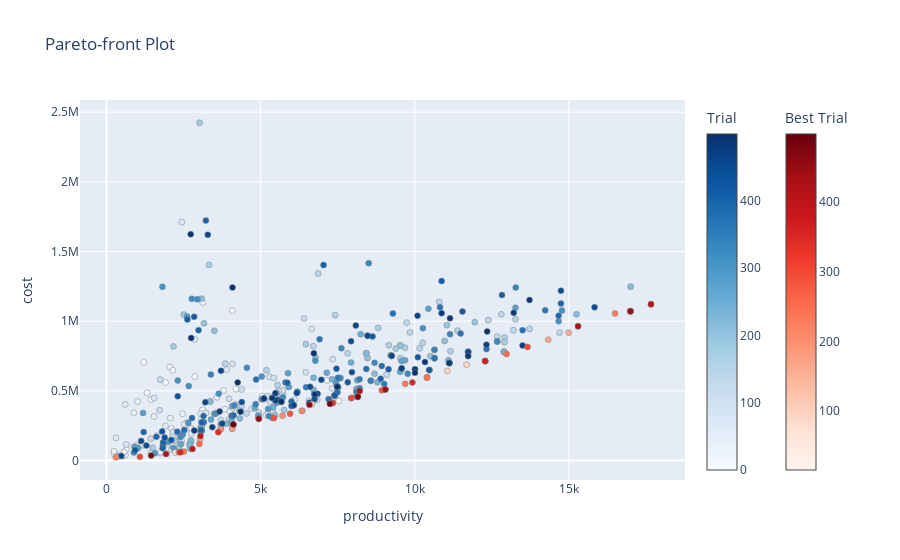

Here is the notebook cell this chart was saved with:
### Code cell
optuna.visualization.plot_pareto_front(study_s, target_names=['productivity', 'cost'])

### Figure 1 — Plotly figure (JSON) as saved in the notebook; plotly's stock layout.template omitted (floating-point values rounded to 4 significant figures; data arrays with more than 128 entries replaced by an {"elided": "..."} marker saying what was removed)
{"data": [{"hovertemplate": "%{text}<extra>Trial</extra>", "marker": {"color": {"elided": "431 int values"}, "colorbar": {"title": {"text": "Trial"}}, "colorscale": [[0, "rgb(247,251,255)"], [0.125, "rgb(222,235,247)"], [0.25, "rgb(198,219,239)"], [0.375, "rgb(158,202,225)"], [0.5, "rgb(107,174,214)"], [0.625, "rgb(66,146,198)"], [0.75, "rgb(33,113,181)"], [0.875, "rgb(8,81,156)"], [1, "rgb(8,48,107)"]], "line": {"color": "Grey", "width": 0.5}}, "mode": "markers", "showlegend": false, "text": {"elided": "431 str values"}, "type": "scatter", "x": {"elided": "431 float values"}, "y": {"elided": "431 int values"}}, {"hovertemplate": "%{text}<extra>Best Trial</extra>", "marker": {"color": [15, 58, 72, 85, 91, 94, 111, 118, 120, 125, 136, 138, 139, 146, 159, 161, 163, 177, 196, 197, 211, 214, 222, 228, 229, 233, 234, 235, 240, 243, 254, 257, 268, 277, 280, 286, 287, 293, 297, 304, 305, 321, 337, 341, 349, 355, 357, 358, 366, 379, 383, 386, 394, 398, 399, 406, 418, 424, 429, 434, 438, 445, 449, 454, 465, 475, 478, 490, 498], "colorbar": {"title": {"text": "Best Trial"}, "x": 1.1, "xpad": 40}, "colorscale": [[0, "rgb(255,245,240)"], [0.125, "rgb(254,224,210)"], [0.25, "rgb(252,187,161)"], [0.375, "rgb(252,146,114)"], [0.5, "rgb(251,106,74)"], [0.625, "rgb(239,59,44)"], [0.75, "rgb(203,24,29)"], [0.875, "rgb(165,15,21)"], [1, "rgb(103,0,13)"]], "line": {"color": "Grey", "width": 0.5}}, "mode": "markers", "showlegend": false, "text": ["{<br>  \"number\": 15,<br>  \"values\": [<br>    7538.021130083578,<br>    428400.0<br>  ],<br>  \"params\": {<br>    \"workers_per_branch\": 50,<br>    \"n_branches\": 7,<br>    \"business_hours\": 12<br>  }<br>}", "{<br>  \"number\": 58,<br>  \"values\": [<br>    1951.9021422729109,<br>    50400.0<br>  ],<br>  \"params\": {<br>    \"workers_per_branch\": 5,<br>    \"n_branches\": 7,<br>    \"business_hours\": 12<br>  }<br>}", "{<br>  \"number\": 72,<br>  \"values\": [<br>    2230.7453054547555,<br>    57600.0<br>  ],<br>  \"params\": {<br>    \"workers_per_branch\": 5,<br>    \"n_branches\": 8,<br>    \"business_hours\": 12<br>  }<br>}", "{<br>  \"number\": 85,<br>  \"values\": [<br>    12286.480888867243,<br>    714000.0<br>  ],<br>  \"params\": {<br>    \"workers_per_branch\": 50,<br>    \"n_branches\": 10,<br>    \"business_hours\": 14<br>  }<br>}", "{<br>  \"number\": 91,<br>  \"values\": [<br>    11057.83279998052,<br>    642600.0<br>  ],<br>  \"params\": {<br>    \"workers_per_branch\": 50,<br>    \"n_branches\": 9,<br>    \"business_hours\": 14<br>  }<br>}", "{<br>  \"number\": 94,<br>  \"values\": [<br>    11683.580631137294,<br>    688500.0<br>  ],<br>  \"params\": {<br>    \"workers_per_branch\": 50,<br>    \"n_branches\": 9,<br>    \"business_hours\": 15<br>  }<br>}", "{<br>  \"number\": 111,<br>  \"values\": [<br>    6663.760542575571,<br>    405000.0<br>  ],<br>  \"params\": {<br>    \"workers_per_branch\": 49,<br>    \"n_branches\": 9,<br>    \"business_hours\": 9<br>  }<br>}", "{<br>  \"number\": 118,<br>  \"values\": [<br>    4079.8861705549325,<br>    229500.0<br>  ],<br>  \"params\": {<br>    \"workers_per_branch\": 50,<br>    \"n_branches\": 9,<br>    \"business_hours\": 5<br>  }<br>}", "{<br>  \"number\": 120,<br>  \"values\": [<br>    3705.4061276837774,<br>    225000.0<br>  ],<br>  \"params\": {<br>    \"workers_per_branch\": 49,<br>    \"n_branches\": 9,<br>    \"business_hours\": 5<br>  }<br>}", "{<br>  \"number\": 125,<br>  \"values\": [<br>    7337.824619743651,<br>    413100.0<br>  ],<br>  \"params\": {<br>    \"workers_per_branch\": 50,<br>    \"n_branches\": 9,<br>    \"business_hours\": 9<br>  }<br>}", "{<br>  \"number\": 136,<br>  \"values\": [<br>    15299.958606183114,<br>    963900.0<br>  ],<br>  \"params\": {<br>    \"workers_per_branch\": 50,<br>    \"n_branches\": 9,<br>    \"business_hours\": 21<br>  }<br>}", "{<br>  \"number\": 138,<br>  \"values\": [<br>    16999.954006870124,<br>    1071000.0<br>  ],<br>  \"params\": {<br>    \"workers_per_branch\": 50,<br>    \"n_branches\": 10,<br>    \"business_hours\": 21<br>  }<br>}", "{<br>  \"number\": 139,<br>  \"values\": [<br>    16999.954006870124,<br>    1071000.0<br>  ],<br>  \"params\": {<br>    \"workers_per_branch\": 50,<br>    \"n_branches\": 10,<br>    \"business_hours\": 21<br>  }<br>}", "{<br>  \"number\": 146,<br>  \"values\": [<br>    16999.954006870124,<br>    1071000.0<br>  ],<br>  \"params\": {<br>    \"workers_per_branch\": 50,<br>    \"n_branches\": 10,<br>    \"business_hours\": 21<br>  }<br>}", "{<br>  \"number\": 159,<br>  \"values\": [<br>    14999.061440994565,<br>    918000.0<br>  ],<br>  \"params\": {<br>    \"workers_per_branch\": 50,<br>    \"n_branches\": 10,<br>    \"business_hours\": 18<br>  }<br>}", "{<br>  \"number\": 161,<br>  \"values\": [<br>    3039.364278892878,<br>    153000.0<br>  ],<br>  \"params\": {<br>    \"workers_per_branch\": 8,<br>    \"n_branches\": 10,<br>    \"business_hours\": 17<br>  }<br>}", "{<br>  \"number\": 163,<br>  \"values\": [<br>    14330.788490106068,<br>    867000.0<br>  ],<br>  \"params\": {<br>    \"workers_per_branch\": 50,<br>    \"n_branches\": 10,<br>    \"business_hours\": 17<br>  }<br>}", "{<br>  \"number\": 177,<br>  \"values\": [<br>    4079.8861705549325,<br>    229500.0<br>  ],<br>  \"params\": {<br>    \"workers_per_branch\": 50,<br>    \"n_branches\": 9,<br>    \"business_hours\": 5<br>  }<br>}", "{<br>  \"number\": 196,<br>  \"values\": [<br>    5711.155296895109,<br>    321300.0<br>  ],<br>  \"params\": {<br>    \"workers_per_branch\": 50,<br>    \"n_branches\": 9,<br>    \"business_hours\": 7<br>  }<br>}", "{<br>  \"number\": 197,<br>  \"values\": [<br>    3705.4061276837774,<br>    225000.0<br>  ],<br>  \"params\": {<br>    \"workers_per_branch\": 49,<br>    \"n_branches\": 9,<br>    \"business_hours\": 5<br>  }<br>}", "{<br>  \"number\": 211,<br>  \"values\": [<br>    6345.728107661232,<br>    357000.0<br>  ],<br>  \"params\": {<br>    \"workers_per_branch\": 50,<br>    \"n_branches\": 10,<br>    \"business_hours\": 7<br>  }<br>}", "{<br>  \"number\": 214,<br>  \"values\": [<br>    6345.728107661232,<br>    357000.0<br>  ],<br>  \"params\": {<br>    \"workers_per_branch\": 50,<br>    \"n_branches\": 10,<br>    \"business_hours\": 7<br>  }<br>}", "{<br>  \"number\": 222,<br>  \"values\": [<br>    307.07935548112243,<br>    24200.0<br>  ],<br>  \"params\": {<br>    \"workers_per_branch\": 10,<br>    \"n_branches\": 1,<br>    \"business_hours\": 22<br>  }<br>}", "{<br>  \"number\": 228,<br>  \"values\": [<br>    16499.995065351162,<br>    1055700.0<br>  ],<br>  \"params\": {<br>    \"workers_per_branch\": 50,<br>    \"n_branches\": 9,<br>    \"business_hours\": 23<br>  }<br>}", "{<br>  \"number\": 229,<br>  \"values\": [<br>    2509.5884686366,<br>    64800.0<br>  ],<br>  \"params\": {<br>    \"workers_per_branch\": 5,<br>    \"n_branches\": 9,<br>    \"business_hours\": 12<br>  }<br>}", "{<br>  \"number\": 233,<br>  \"values\": [<br>    10399.741452964601,<br>    596700.0<br>  ],<br>  \"params\": {<br>    \"workers_per_branch\": 50,<br>    \"n_branches\": 9,<br>    \"business_hours\": 13<br>  }<br>}", "{<br>  \"number\": 234,<br>  \"values\": [<br>    9691.7414529646,<br>    550800.0<br>  ],<br>  \"params\": {<br>    \"workers_per_branch\": 50,<br>    \"n_branches\": 9,<br>    \"business_hours\": 12<br>  }<br>}", "{<br>  \"number\": 235,<br>  \"values\": [<br>    10399.741452964601,<br>    596700.0<br>  ],<br>  \"params\": {<br>    \"workers_per_branch\": 50,<br>    \"n_branches\": 9,<br>    \"business_hours\": 13<br>  }<br>}", "{<br>  \"number\": 240,<br>  \"values\": [<br>    10399.741452964601,<br>    596700.0<br>  ],<br>  \"params\": {<br>    \"workers_per_branch\": 50,<br>    \"n_branches\": 9,<br>    \"business_hours\": 13<br>  }<br>}", "{<br>  \"number\": 243,<br>  \"values\": [<br>    2350.192564346519,<br>    59400.0<br>  ],<br>  \"params\": {<br>    \"workers_per_branch\": 5,<br>    \"n_branches\": 9,<br>    \"business_hours\": 11<br>  }<br>}", "{<br>  \"number\": 254,<br>  \"values\": [<br>    12981.756256819217,<br>    765000.0<br>  ],<br>  \"params\": {<br>    \"workers_per_branch\": 50,<br>    \"n_branches\": 10,<br>    \"business_hours\": 15<br>  }<br>}", "{<br>  \"number\": 257,<br>  \"values\": [<br>    3014.118973440449,<br>    120000.0<br>  ],<br>  \"params\": {<br>    \"workers_per_branch\": 7,<br>    \"n_branches\": 10,<br>    \"business_hours\": 15<br>  }<br>}", "{<br>  \"number\": 268,<br>  \"values\": [<br>    12286.480888867243,<br>    714000.0<br>  ],<br>  \"params\": {<br>    \"workers_per_branch\": 50,<br>    \"n_branches\": 10,<br>    \"business_hours\": 14<br>  }<br>}", "{<br>  \"number\": 277,<br>  \"values\": [<br>    8933.832799980519,<br>    504900.0<br>  ],<br>  \"params\": {<br>    \"workers_per_branch\": 50,<br>    \"n_branches\": 9,<br>    \"business_hours\": 11<br>  }<br>}", "{<br>  \"number\": 280,<br>  \"values\": [<br>    5955.888533320347,<br>    336600.0<br>  ],<br>  \"params\": {<br>    \"workers_per_branch\": 50,<br>    \"n_branches\": 6,<br>    \"business_hours\": 11<br>  }<br>}", "{<br>  \"number\": 286,<br>  \"values\": [<br>    5429.053754091532,<br>    306000.0<br>  ],<br>  \"params\": {<br>    \"workers_per_branch\": 50,<br>    \"n_branches\": 6,<br>    \"business_hours\": 10<br>  }<br>}", "{<br>  \"number\": 287,<br>  \"values\": [<br>    5429.053754091532,<br>    306000.0<br>  ],<br>  \"params\": {<br>    \"workers_per_branch\": 50,<br>    \"n_branches\": 6,<br>    \"business_hours\": 10<br>  }<br>}", "{<br>  \"number\": 293,<br>  \"values\": [<br>    7941.184711093795,<br>    448800.0<br>  ],<br>  \"params\": {<br>    \"workers_per_branch\": 50,<br>    \"n_branches\": 8,<br>    \"business_hours\": 11<br>  }<br>}", "{<br>  \"number\": 297,<br>  \"values\": [<br>    13659.805133048501,<br>    816000.0<br>  ],<br>  \"params\": {<br>    \"workers_per_branch\": 50,<br>    \"n_branches\": 10,<br>    \"business_hours\": 16<br>  }<br>}", "{<br>  \"number\": 304,<br>  \"values\": [<br>    7941.184711093795,<br>    448800.0<br>  ],<br>  \"params\": {<br>    \"workers_per_branch\": 50,<br>    \"n_branches\": 8,<br>    \"business_hours\": 11<br>  }<br>}", "{<br>  \"number\": 305,<br>  \"values\": [<br>    1084.0054897209172,<br>    27000.0<br>  ],<br>  \"params\": {<br>    \"workers_per_branch\": 5,<br>    \"n_branches\": 5,<br>    \"business_hours\": 9<br>  }<br>}", "{<br>  \"number\": 321,<br>  \"values\": [<br>    12286.480888867243,<br>    714000.0<br>  ],<br>  \"params\": {<br>    \"workers_per_branch\": 50,<br>    \"n_branches\": 10,<br>    \"business_hours\": 14<br>  }<br>}", "{<br>  \"number\": 337,<br>  \"values\": [<br>    7337.824619743651,<br>    413100.0<br>  ],<br>  \"params\": {<br>    \"workers_per_branch\": 50,<br>    \"n_branches\": 9,<br>    \"business_hours\": 9<br>  }<br>}", "{<br>  \"number\": 341,<br>  \"values\": [<br>    3626.565484937718,<br>    204000.0<br>  ],<br>  \"params\": {<br>    \"workers_per_branch\": 50,<br>    \"n_branches\": 8,<br>    \"business_hours\": 5<br>  }<br>}", "{<br>  \"number\": 349,<br>  \"values\": [<br>    9926.480888867243,<br>    561000.0<br>  ],<br>  \"params\": {<br>    \"workers_per_branch\": 50,<br>    \"n_branches\": 10,<br>    \"business_hours\": 11<br>  }<br>}", "{<br>  \"number\": 355,<br>  \"values\": [<br>    9048.422923485885,<br>    510000.0<br>  ],<br>  \"params\": {<br>    \"workers_per_branch\": 50,<br>    \"n_branches\": 10,<br>    \"business_hours\": 10<br>  }<br>}", "{<br>  \"number\": 357,<br>  \"values\": [<br>    2398.281271330329,<br>    60000.0<br>  ],<br>  \"params\": {<br>    \"workers_per_branch\": 5,<br>    \"n_branches\": 10,<br>    \"business_hours\": 10<br>  }<br>}", "{<br>  \"number\": 358,<br>  \"values\": [<br>    16999.954006870124,<br>    1071000.0<br>  ],<br>  \"params\": {<br>    \"workers_per_branch\": 50,<br>    \"n_branches\": 10,<br>    \"business_hours\": 21<br>  }<br>}", "{<br>  \"number\": 366,<br>  \"values\": [<br>    12286.480888867243,<br>    714000.0<br>  ],<br>  \"params\": {<br>    \"workers_per_branch\": 50,<br>    \"n_branches\": 10,<br>    \"business_hours\": 14<br>  }<br>}", "{<br>  \"number\": 379,<br>  \"values\": [<br>    8153.138466381835,<br>    459000.0<br>  ],<br>  \"params\": {<br>    \"workers_per_branch\": 50,<br>    \"n_branches\": 10,<br>    \"business_hours\": 9<br>  }<br>}", "{<br>  \"number\": 383,<br>  \"values\": [<br>    8153.138466381835,<br>    459000.0<br>  ],<br>  \"params\": {<br>    \"workers_per_branch\": 50,<br>    \"n_branches\": 10,<br>    \"business_hours\": 9<br>  }<br>}", "{<br>  \"number\": 386,<br>  \"values\": [<br>    4940.348146723951,<br>    300000.0<br>  ],<br>  \"params\": {<br>    \"workers_per_branch\": 49,<br>    \"n_branches\": 10,<br>    \"business_hours\": 6<br>  }<br>}", "{<br>  \"number\": 394,<br>  \"values\": [<br>    17666.650288235025,<br>    1122000.0<br>  ],<br>  \"params\": {<br>    \"workers_per_branch\": 50,<br>    \"n_branches\": 10,<br>    \"business_hours\": 22<br>  }<br>}", "{<br>  \"number\": 398,<br>  \"values\": [<br>    2791.2600033000303,<br>    84000.0<br>  ],<br>  \"params\": {<br>    \"workers_per_branch\": 6,<br>    \"n_branches\": 10,<br>    \"business_hours\": 12<br>  }<br>}", "{<br>  \"number\": 399,<br>  \"values\": [<br>    3047.4489392794976,<br>    176000.0<br>  ],<br>  \"params\": {<br>    \"workers_per_branch\": 7,<br>    \"n_branches\": 10,<br>    \"business_hours\": 22<br>  }<br>}", "{<br>  \"number\": 406,<br>  \"values\": [<br>    17666.650288235025,<br>    1122000.0<br>  ],<br>  \"params\": {<br>    \"workers_per_branch\": 50,<br>    \"n_branches\": 10,<br>    \"business_hours\": 22<br>  }<br>}", "{<br>  \"number\": 418,<br>  \"values\": [<br>    15299.958606183114,<br>    963900.0<br>  ],<br>  \"params\": {<br>    \"workers_per_branch\": 50,<br>    \"n_branches\": 9,<br>    \"business_hours\": 21<br>  }<br>}", "{<br>  \"number\": 424,<br>  \"values\": [<br>    1930.6751683816253,<br>    48000.0<br>  ],<br>  \"params\": {<br>    \"workers_per_branch\": 5,<br>    \"n_branches\": 10,<br>    \"business_hours\": 8<br>  }<br>}", "{<br>  \"number\": 429,<br>  \"values\": [<br>    8216.245050438873,<br>    500000.0<br>  ],<br>  \"params\": {<br>    \"workers_per_branch\": 49,<br>    \"n_branches\": 10,<br>    \"business_hours\": 10<br>  }<br>}", "{<br>  \"number\": 434,<br>  \"values\": [<br>    4117.117919648641,<br>    260000.0<br>  ],<br>  \"params\": {<br>    \"workers_per_branch\": 51,<br>    \"n_branches\": 10,<br>    \"business_hours\": 5<br>  }<br>}", "{<br>  \"number\": 438,<br>  \"values\": [<br>    7250.78849010607,<br>    408000.0<br>  ],<br>  \"params\": {<br>    \"workers_per_branch\": 50,<br>    \"n_branches\": 10,<br>    \"business_hours\": 8<br>  }<br>}", "{<br>  \"number\": 445,<br>  \"values\": [<br>    9048.422923485885,<br>    510000.0<br>  ],<br>  \"params\": {<br>    \"workers_per_branch\": 50,<br>    \"n_branches\": 10,<br>    \"business_hours\": 10<br>  }<br>}", "{<br>  \"number\": 449,<br>  \"values\": [<br>    16999.954006870124,<br>    1071000.0<br>  ],<br>  \"params\": {<br>    \"workers_per_branch\": 50,<br>    \"n_branches\": 10,<br>    \"business_hours\": 21<br>  }<br>}", "{<br>  \"number\": 454,<br>  \"values\": [<br>    4940.348146723951,<br>    300000.0<br>  ],<br>  \"params\": {<br>    \"workers_per_branch\": 49,<br>    \"n_branches\": 10,<br>    \"business_hours\": 6<br>  }<br>}", "{<br>  \"number\": 465,<br>  \"values\": [<br>    6585.04619166846,<br>    400000.0<br>  ],<br>  \"params\": {<br>    \"workers_per_branch\": 49,<br>    \"n_branches\": 10,<br>    \"business_hours\": 8<br>  }<br>}", "{<br>  \"number\": 475,<br>  \"values\": [<br>    1449.5698792588241,<br>    36000.0<br>  ],<br>  \"params\": {<br>    \"workers_per_branch\": 5,<br>    \"n_branches\": 10,<br>    \"business_hours\": 6<br>  }<br>}", "{<br>  \"number\": 478,<br>  \"values\": [<br>    8153.138466381835,<br>    459000.0<br>  ],<br>  \"params\": {<br>    \"workers_per_branch\": 50,<br>    \"n_branches\": 10,<br>    \"business_hours\": 9<br>  }<br>}", "{<br>  \"number\": 490,<br>  \"values\": [<br>    7250.78849010607,<br>    408000.0<br>  ],<br>  \"params\": {<br>    \"workers_per_branch\": 50,<br>    \"n_branches\": 10,<br>    \"business_hours\": 8<br>  }<br>}", "{<br>  \"number\": 498,<br>  \"values\": [<br>    4117.117919648641,<br>    260000.0<br>  ],<br>  \"params\": {<br>    \"workers_per_branch\": 51,<br>    \"n_branches\": 10,<br>    \"business_hours\": 5<br>  }<br>}"], "type": "scatter", "x": [7538.0, 1952.0, 2231.0, 12290.0, 11060.0, 11680.0, 6664.0, 4080.0, 3705.0, 7338.0, 15300.0, 17000.0, 17000.0, 17000.0, 15000.0, 3039.0, 14330.0, 4080.0, 5711.0, 3705.0, 6346.0, 6346.0, 307.1, 16500.0, 2510.0, 10400.0, 9692.0, 10400.0, 10400.0, 2350.0, 12980.0, 3014.0, 12290.0, 8934.0, 5956.0, 5429.0, 5429.0, 7941.0, 13660.0, 7941.0, 1084.0, 12290.0, 7338.0, 3627.0, 9926.0, 9048.0, 2398.0, 17000.0, 12290.0, 8153.0, 8153.0, 4940.0, 17670.0, 2791.0, 3047.0, 17670.0, 15300.0, 1931.0, 8216.0, 4117.0, 7251.0, 9048.0, 17000.0, 4940.0, 6585.0, 1450.0, 8153.0, 7251.0, 4117.0], "y": [428400, 50400, 57600, 714000, 642600, 688500, 405000, 229500, 225000, 413100, 963900, 1071000, 1071000, 1071000, 918000, 153000, 867000, 229500, 321300, 225000, 357000, 357000, 24200, 1055700, 64800, 596700, 550800, 596700, 596700, 59400, 765000, 120000, 714000, 504900, 336600, 306000, 306000, 448800, 816000, 448800, 27000, 714000, 413100, 204000, 561000, 510000, 60000, 1071000, 714000, 459000, 459000, 300000, 1122000, 84000, 176000, 1122000, 963900, 48000, 500000, 260000, 408000, 510000, 1071000, 300000, 400000, 36000, 459000, 408000, 260000]}], "layout": {"title": {"text": "Pareto-front Plot"}, "xaxis": {"title": {"text": "productivity"}}, "yaxis": {"title": {"text": "cost"}}}}
